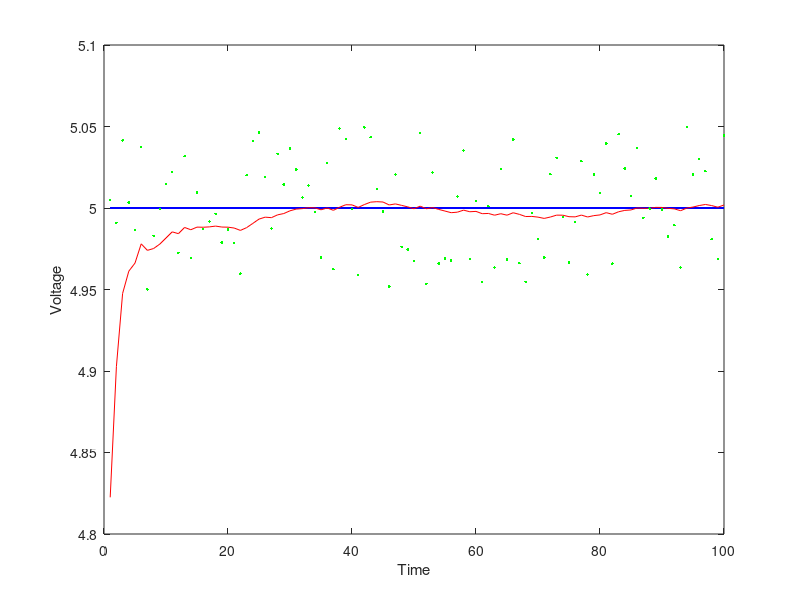

The MATLAB source for this figure:
%Test Kalman Filter: Noisy Voltmeter

clear all; close all; clc

%Need to know true voltage, but voltmeter generates random noise
%V_a=V_m+w_n

%State Matrix is simply 1
A=1;
%Measuring voltage directly, so H=1
H=1;
%B is the control matrix, constant input means B=0
B=0;
%Covariance Q is small because true voltage is known with a large degree of
%certainty
Q=.0001;
%Measurement covariance R is larger because of the random noise
R=.1;
%x_i is the initial guess for the voltage
V_i=3;
%P_i is initial guess for covariance
P_i=1;

%Now to set up kalman filter equations:

%True Voltage
V_a=5*ones(100);
%Generating random noise
a=.05;
b=-.05;
w_n= (a + (b-a).*rand(100,1));
%Setting up storage matrix:
V_hist=zeros(1,100);
V_m=zeros(1,100);

for i=1:100
   %Kalman filter equations
   V_p=A*V_i;
   P_p=P_i+Q;
   z_n=V_a(i)+w_n(i);
   y=z_n-V_p;
   S=P_p+R;
   K=P_p*1*(1/S);
   V=V_p+K*y;
   P=(1-(K*H))*P_p;
   
   %Storing the voltage:
   V_hist(i)=V;
   V_m(i)=z_n;
   k_hist(i)=K;
   
   %Setting the previous values as the initial guess for next iteration:
   V_i=V;
   P_i=P;

end

t=(1:100);
figure (1)
plot1=plot(t, V_a,'b', t, V_hist, 'r', t, V_m,'g.');
xlabel('Time');
ylabel('Voltage');


